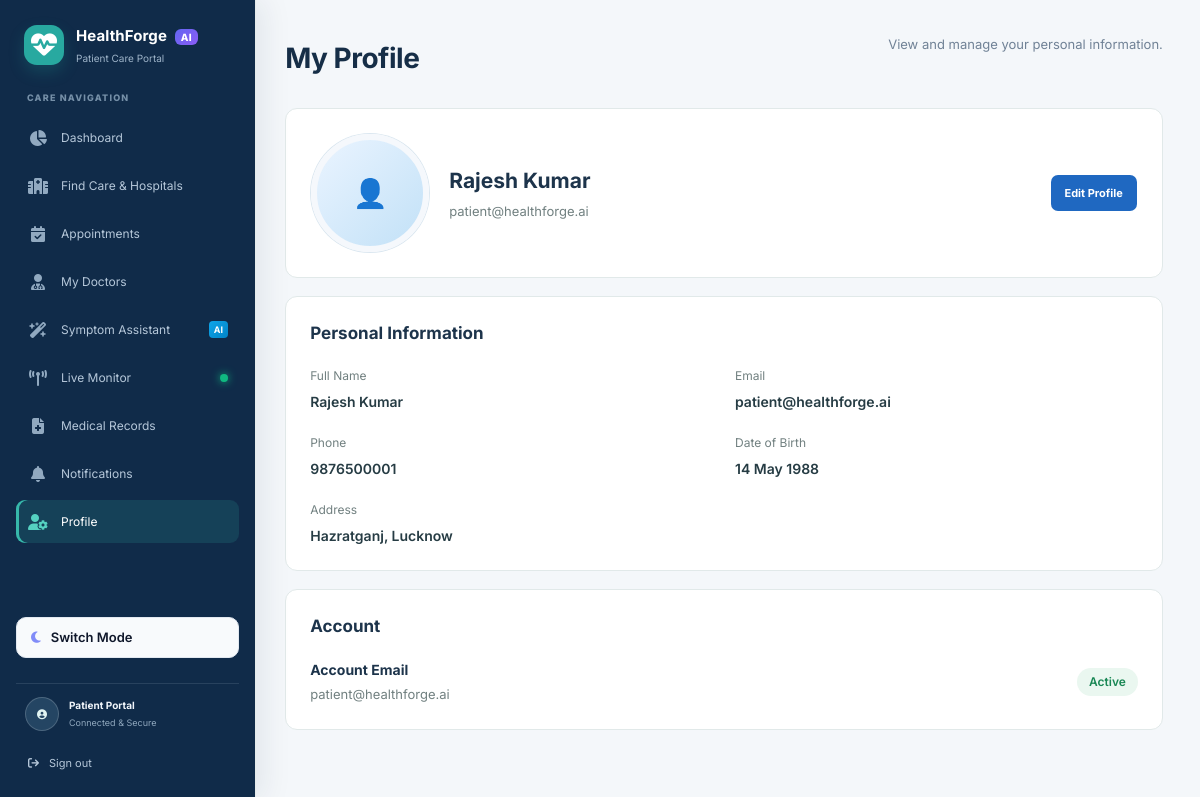
The page /profile (signed in) on the database its author committed.
### app/models/patient.py (models this page shows)
class Patient(db.Model):
    __tablename__ = "patients"
    patient_id = db.Column(db.Integer, primary_key=True)
    name = db.Column(db.String(100), nullable=False)
    email = db.Column(db.String(150), nullable=False, unique=True, index=True)
    password_hash = db.Column(db.String(255), nullable=True, default="")
    phone = db.Column(db.String(20), nullable=True, unique=True, default="0000000000")
    date_of_birth = db.Column(db.Date, nullable=True)
    address = db.Column(db.String(255), nullable=True)
    created_at = db.Column(
        db.DateTime,
        nullable=False,
        default=db.func.current_timestamp(),
    )
    updated_at = db.Column(
        db.DateTime,
        nullable=False,
        default=db.func.current_timestamp(),
        onupdate=db.func.current_timestamp(),
    )
    appointments = db.relationship(
        "Appointment",
        back_populates="patient",
        cascade="all, delete-orphan",
    )
    medical_records = db.relationship(
        "MedicalRecord",
        back_populates="patient",
        cascade="all, delete-orphan",
    )
    queue_entries = db.relationship(
        "QueueEntry",
        back_populates="patient",
    )
    notifications = db.relationship(
        "Notification",
        back_populates="patient",
        cascade="all, delete-orphan",
    )
    ml_predictions = db.relationship(
        "MLPrediction",
        back_populates="patient",
    )

### app/routes/patient.py (the view, shortened to what this page needs)
@patient_bp.route("/profile", methods=["GET", "POST"])
def profile():
    if not login_required():
        return redirect(
            url_for("auth.login")
        )
    patient = db.session.get(
        Patient,
        session["patient_id"]
    )
    if patient is None:
        return redirect(
            url_for("auth.login")
        )
    return render_template(
        "profile.html",
        patient=patient,
    )

### app/routes/patient.py (called while the page is built)
def login_required():
    return "patient_id" in session

### templates/profile.html (shortened to what this page needs)
{% extends "base.html" %}
{% block content %}
<div class="page-header">
    <h1>
        My Profile
    </h1>
    <p>
        View and manage your personal information.
    </p>
</div>
<div class="profile-page">
    <div class="profile-header-card">
        <div class="profile-avatar">
            👤
        </div>
        <div class="profile-header-info">
            <h2>
                {{ patient.name }}
            </h2>
            <p>
                {{ patient.email }}
            </p>
        </div>
        <a
            href="{{ url_for('patient.edit_profile') }}"
            class="primary-button"
        >
            Edit Profile
        </a>
    </div>
    <div class="profile-card">
        <h2>
            Personal Information
        </h2>
        <div class="profile-info-grid">
            <div class="profile-info-item">
                <span>
                    Full Name
                </span>
                <strong>
                    {{ patient.name }}
                </strong>
            </div>
            <div class="profile-info-item">
                <span>
                    Email
                </span>
                <strong>
                    {{ patient.email }}
                </strong>
            </div>
            <div class="profile-info-item">
                <span>
                    Phone
                </span>
                <strong>
                    {{ patient.phone or "Not provided" }}
                </strong>
            </div>
            <div class="profile-info-item">
                <span>
                    Date of Birth
                </span>
                <strong>
                    {% if patient.date_of_birth %}
                        {{ patient.date_of_birth.strftime("%d %b %Y") }}
                    {% else %}
                        Not provided
                    {% endif %}
                </strong>
            </div>
            <div class="profile-info-item profile-address">
                <span>
                    Address
                </span>
                <strong>
                    {% if patient.address %}
                        {{ patient.address }}
                    {% else %}
                        Not provided
                    {% endif %}
                </strong>
            </div>
        </div>
    </div>
    <div class="profile-card">
        <h2>
            Account
        </h2>
        <div class="profile-account-row">
            <div>
                <strong>
                    Account Email
                </strong>
                <p>
                    {{ patient.email }}
                </p>
            </div>
            <span class="account-status">
                Active
            </span>
        </div>
    </div>
</div>
{% endblock %}

### rows shown on the page
Patient: name "Rajesh Kumar", email "patient@healthforge.ai", phone "9876500001", date_of_birth "14 May 1988", address "Hazratganj, Lucknow"
